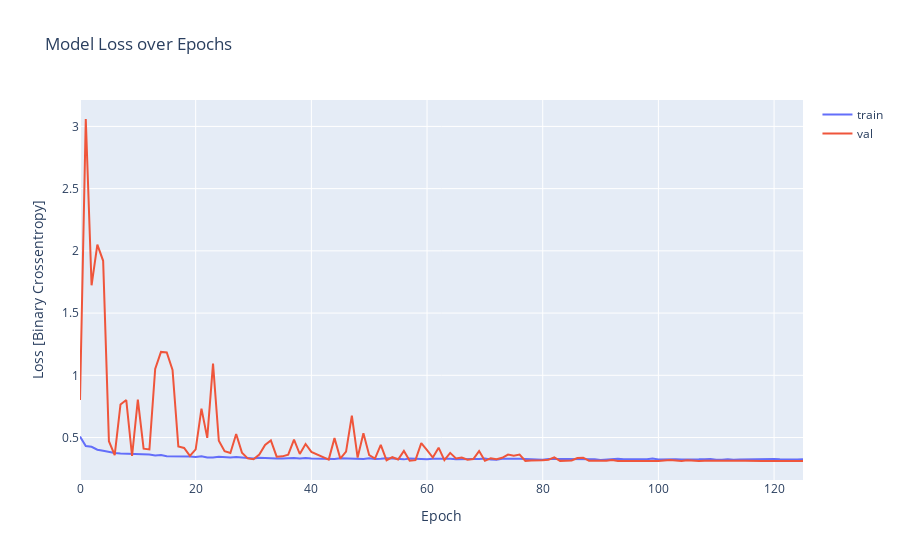

Notebook code cell kept with this figure:
### Code cell
fig = go.Figure(
    data = [
        go.Scatter(y=history_clf.history['loss'], name="train"),
        go.Scatter(y=history_clf.history['val_loss'], name="val"),
    ],
    layout = {"yaxis": {"title": "Loss [Binary Crossentropy]"}, "xaxis": {"title": "Epoch"}, "title": "Model Loss over Epochs"}
)

fig.show()
